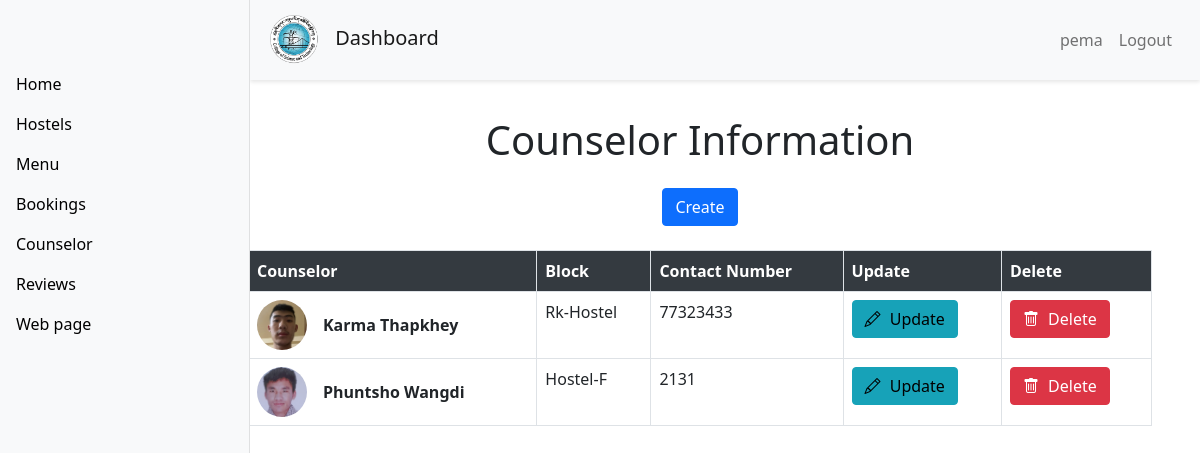
The app's page /counselor/ (signed in) with its own data.
### APP/models.py (models this page shows, shortened)
class Counselor(models.Model):
    name = models.CharField(max_length=200)
    block = models.CharField(max_length=200)
    contact_number = models.CharField(max_length=20)
    image = models.ImageField(upload_to='counselors/')

### APP/decorators.py (the view)
        def wrapper_func(request, *args, **kwargs):
            group = None
            if request.user.groups.exists():
                group = request.user.groups.all()[0].name
            if group in allowed_roles:
                return view_func(request, *args, **kwargs)
            else:
                return HttpResponse("You are not authorized to view this page.")

### APP/views.py (called while the page is built)
@login_required(login_url='login')
@allowed_users(allowed_roles=['admin'])
def help_admin(request):
    counselor= Counselor.objects.all()
    context = {
        'counselor': counselor,
    }
    return render(request,'admin_view/counselor.html',context)

### APP/templates/admin_view/counselor.html (shortened to what this page needs)
{% extends 'admin_view/base.html' %}
{% block content %}
<h1 class="text-center my-4">Counselor Information</h1>
<div class="d-flex justify-content-center mb-4">
    <a href="{% url 'create_counselor' %}">
        <button class="btn btn-primary">Create</button>
    </a>
</div>
<div class="container">
    <table class="table table-hover table-bordered">
        <thead class="thead-dark">
            <tr>
                <th scope="col">Counselor</th>
                <th scope="col">Block</th>
                <th scope="col">Contact Number</th>
                <th scope="col">Update</th>
                <th scope="col">Delete</th>
            </tr>
        </thead>
        <tbody>
            {% for counselor in counselor %}
            <tr>
                <td>
                    <div class="d-flex align-items-center">
                        <img src="{{ counselor.image.url }}" alt="{{ counselor.name }}" class="rounded-circle me-3" style="width: 50px; height: 50px;">
                        <div>
                            <div class="font-weight-bold">{{ counselor.name }}</div>
                        </div>
                    </div>
                </td>
                <td>{{ counselor.block }}</td>
                <td>{{ counselor.contact_number }}</td>
                <td>
                    <a href="{% url 'update_counselor' counselor.id %}">
                        <button class="btn btn-info">
                            <i class="bi bi-pencil"></i> Update
                        </button>
                    </a>
                </td>
                <td>
                    <a href="{% url 'delete_counselor' counselor.id %}">
                        <button class="btn btn-danger">
                            <i class="bi bi-trash"></i> Delete
                        </button>
                    </a>
                </td>
            </tr>
            {% endfor %}
        </tbody>
    </table>
</div>
{% endblock %}

### APP/templates/admin_view/base.html (shortened to what this page needs)
<!DOCTYPE html>
<html lang="en">
{% load static %}
<head>
  <link href="https://cdn.jsdelivr.net/npm/bootstrap@5.0.2/dist/css/bootstrap.min.css" rel="stylesheet"
>
  <link href="https://cdnjs.cloudflare.com/ajax/libs/bootstrap-icons/1.5.0/font/bootstrap-icons.min.css"
    rel="stylesheet">
</head>
<body>
  <nav class="navbar navbar-expand-lg navbar-light bg-light topbar">
    <a class="navbar-brand" href="#">
      <img src="{% static 'APP/image/cstlogo176.png' %}" style="width: 50px; height: 50px;" alt="Brand Logo">
      Dashboard
    </a>
    <div class="collapse navbar-collapse">
      <ul class="navbar-nav ms-auto">
        <li class="nav-item">
          <span class="nav-link">{{ user.username }}</span>
        </li>
        <li class="nav-item">
          <a class="nav-link" href="{% url 'logout' %}">Logout</a>
        </li>
      </ul>
    </div>
  </nav>
  <div class="container-fluid">
    <div class="row">
      <nav id="sidebarMenu" class="col-md-3 col-lg-2 d-md-block sidebar">
        <div class="position-sticky pt-3 sidebar-sticky">
          <ul class="nav flex-column">
            {% if request.user.is_staff %}
            <li class="nav-item">
              <a class="nav-link active" href="{% url 'dash' %}">Home</a>
            </li>
            <li class="nav-item">
              <a class="nav-link" href="{% url 'hostel' %}">Hostels</a>
            </li>
            <li class="nav-item">
              <a class="nav-link" href="{% url 'menu_admin' %}">Menu</a>
            </li>
            <li class="nav-item">
              <a class="nav-link" href="{% url 'booking_admin' %}">Bookings</a>
            </li>
            <li class="nav-item">
              <a class="nav-link" href="{% url 'counselor' %}">Counselor</a>
            </li>
            <li class="nav-item">
              <a class="nav-link" href="{%url 'review_admin'%}">Reviews</a>
            </li>
            {% endif %}
            <li class="nav-item">
              <a class="nav-link" href="{% url 'home' %}">Web page</a>
            </li>
          </ul>
        </div>
      </nav>
      <main class="col-md-9 ms-sm-auto col-lg-10 px-md-4 main-content">
        <br>
        <br>
        <br>
        {% block content %}
        {% endblock %}
      </main>
    </div>
  </div>
</body>
</html>

### APP/templates/admin_view/base.html (style rules this page uses)
body { overflow-x: hidden; }
.sidebar { position: fixed; top: 0; bottom: 0; left: 0; z-index: 100; padding: 48px 0 0; width: 250px; background-color: #f8f9fa; box-shadow: inset -1px 0 0 rgba(0, 0, 0, 0.1); }
.sidebar-sticky { position: relative; top: 0; height: calc(100vh - 48px); padding-top: .5rem; overflow-x: hidden; overflow-y: auto; }
.main-content { margin-left: 250px; padding: 20px; }
.navbar-brand img { margin-right: 10px; }
.nav-link { color: #000; font-weight: 500; }
.navbar { padding: 10px 15px; }
.topbar { position: fixed; width: calc(100% - 250px); left: 250px; top: 0; z-index: 99; background-color: #fff; box-shadow: 0 2px 4px rgba(0, 0, 0, 0.1); padding: 10px 20px; }
.topbar .navbar-nav { margin-left: auto; }

### APP/templates/admin_view/counselor.html (style rules this page uses)
.rounded-circle { width: 50px; height: 50px; object-fit: cover; }
.btn-info { background-color: #17a2b8; border-color: #17a2b8; }
.btn-danger { background-color: #dc3545; border-color: #dc3545; }
.font-weight-bold { font-weight: bold; }
.thead-dark th { background-color: #343a40; color: #fff; }
.btn i { margin-right: 5px; }

### records on screen
Counselor: image (picture), name "Karma Thapkhey", block "Rk-Hostel", contact_number "77323433"
Counselor: image (picture), name "Phuntsho Wangdi", block "Hostel-F", contact_number "2131"

### other values on screen
{{ user.username }} "pema"
